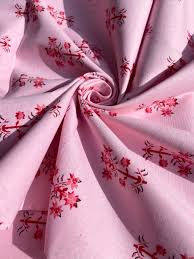
#> input picture download.jpg, 194 x 259 px
$ python -i histogram.py   (imports and definitions only)
#> lines starting #> are read from the running program, lines starting #| are printed output that depends on the picture
#> further down, picture is the input picture: shape (259, 194, 3); mean B, G, R 149.9, 127.1, 182.7
import os
import cv2
import numpy as np


def smooth_histogram(img: np.ndarray, kernel_size: int = 5) -> np.ndarray:
    """Return an image whose intensities have been remapped according
    to a smoothed version of its histogram.

    Parameters
    ----------
    img : np.ndarray
        Grayscale input image (8-bit).
    kernel_size : int
        Size of the moving average kernel used to smooth the histogram.
    """
#> called with kernel_size = 5

    # compute histogram
    h = cv2.calcHist([img], [0], None, [256], [0, 256]).flatten()
#> h = 256 values, max 879 at index 223, min 0 at index 254, mean 196.3
    # smooth by convolving with a 1-D averaging kernel
    kernel = np.ones(kernel_size, dtype=np.float32) / kernel_size
    h_smooth = np.convolve(h, kernel, mode='same')
#> h_smooth = 256 values, max 782.6 at index 223, min 0.8 at index 255, mean 196.2

    # build cumulative distribution function (CDF) from smoothed histogram
    cdf = np.cumsum(h_smooth)
#> cdf = 256 values from 4.8 to 50238.4
    cdf = 255 * (cdf / cdf[-1])        # normalize to 0..255
#> cdf = 256 values from 0.0244 to 255
    lut = cdf.astype('uint8')
#> lut = 256 values from 0 to 255

    # apply lookup table
    return cv2.LUT(img, lut)
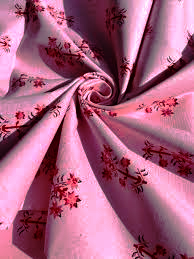
#> returned value: shape (259, 194, 3); mean of channels 0, 1, 2 127.7, 98, 168.9; drawn as B, G, R


def process_directory(src_dir: str, dst_dir: str, kernel_size: int = 5):
    """Apply histogram smoothing to every image in a directory tree.

    The function walks ``src_dir`` recursively, smoothing each detected image
    and writing the result to the corresponding location under ``dst_dir``.
    Subdirectories are recreated in the destination tree.

    Parameters
    ----------
    src_dir : str
        Path to source images (may contain nested folders).
    dst_dir : str
        Directory where processed images will be saved. Created if needed.
    kernel_size : int
        Smoothing kernel size passed to :func:`smooth_histogram`.
    """
    for root, _, files in os.walk(src_dir):
        # compute relative path from src_dir to current directory
        rel = os.path.relpath(root, src_dir)
        out_root = os.path.join(dst_dir, rel) if rel != '.' else dst_dir
        os.makedirs(out_root, exist_ok=True)

        for fname in files:
            if not fname.lower().endswith(('.png', '.jpg', '.jpeg', '.bmp')):
                continue

            path_in = os.path.join(root, fname)
            path_out = os.path.join(out_root, fname)

            img = cv2.imread(path_in, cv2.IMREAD_GRAYSCALE)
            if img is None:
                print(f"skipping {path_in} (couldn't read)")
                continue

            smoothed = smooth_histogram(img, kernel_size=kernel_size)
            cv2.imwrite(path_out, smoothed)
            print(f"processed {path_in} -> {path_out}")


# [35 lines not run here, left out]

>>> import cv2
>>> picture = cv2.imread('../../download.jpg')
>>> result = smooth_histogram(picture)
